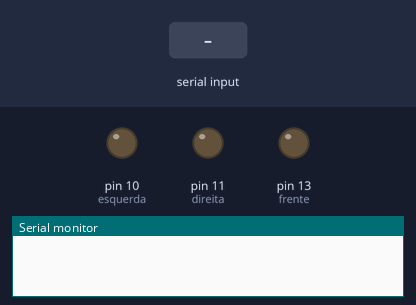
A sketch run on a simulated Arduino Uno, built with avr-gcc and run on an emulated ATmega328P. On the bench: output pins drawn as LEDs (lit = HIGH), the last lines printed to the serial monitor. The inputs (shaded band) are chosen by the test bench.

Above: at 1.2 s.
1.3 s: "w" received over Serial
At 2.1 s:
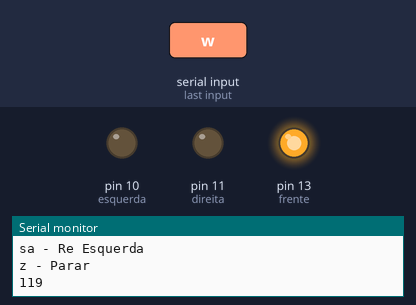
2.8 s: "d" received over Serial
At 3.3 s:
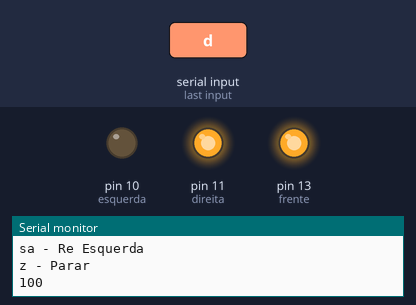
4.3 s: "a" received over Serial
At 5.6 s:
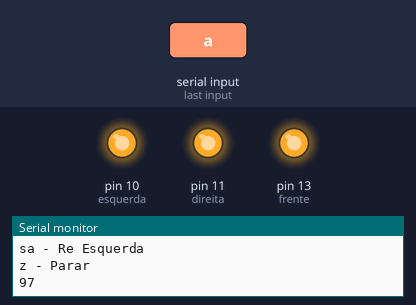
Timing chart, 0 to 7.3 s (numbered marks = the images above; inputs shaded):
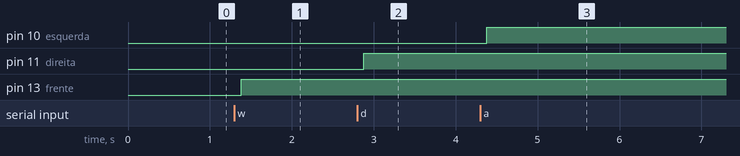

Measured:
- after the input at 1.3 s, pin 13 (frente): LOW → HIGH after 0.08 s
- after the input at 2.8 s, pin 11 (direita): LOW → HIGH after 0.08 s
- after the input at 4.3 s, pin 10 (esquerda): LOW → HIGH after 0.08 s

The sketch:

carro.ino
```cpp
int frente =  13;
int re  = 12 ;
int direita =  11;
int esquerda = 10;
int entrada;

void setup()
{

  Serial.begin(9600);
}

void funcaoFrente()
{
  pinMode(frente,OUTPUT);
  digitalWrite(frente,HIGH);

}
void funcaoRe()
{
  pinMode(re,OUTPUT);
  digitalWrite(re,HIGH);
}
void funcaoDireita()
{
  pinMode(direita,OUTPUT);
  digitalWrite(direita,HIGH);
}
void funcaoEsquerda()
{
  pinMode(esquerda,OUTPUT);
  digitalWrite(esquerda,HIGH);
}

//funçao que para tudo
void parar()
{
   digitalWrite(direita,LOW);
   digitalWrite(esquerda,LOW);
   digitalWrite(frente,LOW);
   digitalWrite(re,LOW);
}
void loop()
{

   if (Serial.available() > 0)
   {

      Serial.println("w - Frente");
      Serial.println("s - Re");

      Serial.println("d - Direita");
      Serial.println("a - Esquerda");

      Serial.println("wd - Direita Frente");
      Serial.println("wa - Esquerda Frente");

      Serial.println("sd - Re Direita");
      Serial.println("sa - Re Esquerda");
      Serial.println("z - Parar");
      entrada = Serial.read();
       Serial.println(entrada);
      switch(entrada)
      {
           case 'w':

           funcaoFrente();
           break;
           case 's':
           funcaoRe();
           break;
           case 'd':
           funcaoDireita();
           break;
           case 'a':
           funcaoEsquerda();
           break;
           case 'z':
           parar();
           break;
           case 'wa':
           funcaoEsquerda();
           funcaoFrente();
           break;
           case 'wd':
           funcaoDireita();
           funcaoFrente();
           break;
           case 'sa':
           funcaoRe();
           funcaoEsquerda();
           break;
           case 'sd':
           funcaoRe();
           funcaoDireita();
           break;
           default:
           Serial.println("Erro:");
           break;
      }
   }

}
```
